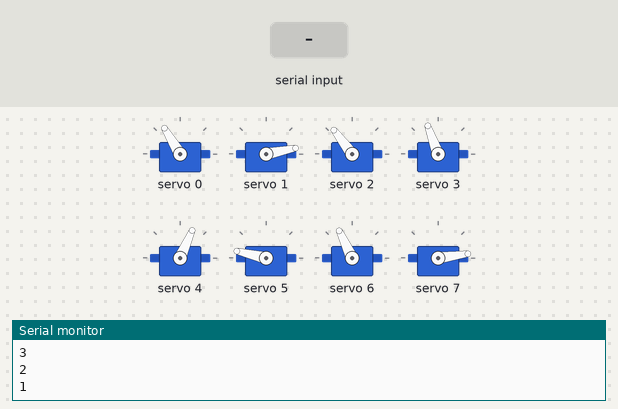
The sketch below on a simulated ESP32. On the bench: 8 × servo, the last lines printed to the serial monitor. Inputs (shaded band) come from the test bench.

Above: at 12.2 s.
12.3 s: "2" received over Serial
At 12.86 s:
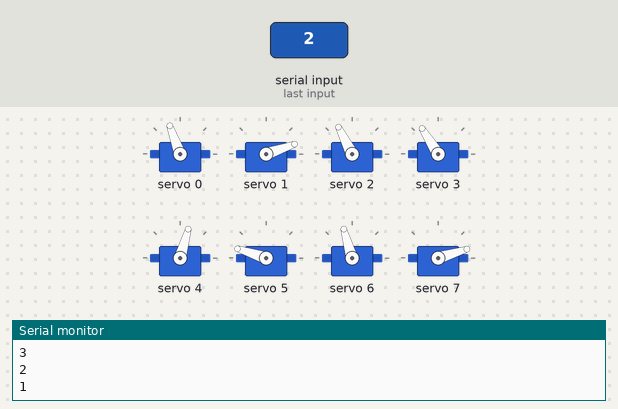
At 13.36 s:
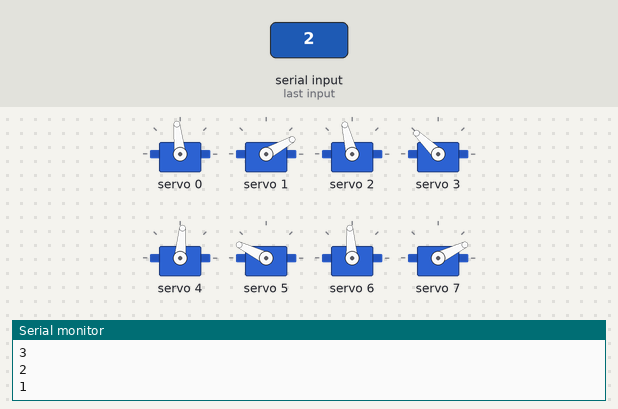
15.3 s: "1" received over Serial
18.3 s: "0" received over Serial
At 19.4 s:
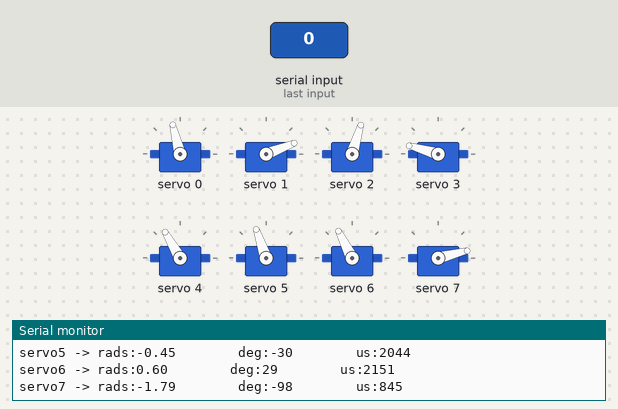
Timing chart, 0 to 21.3 s (numbered marks = the images above; inputs shaded):
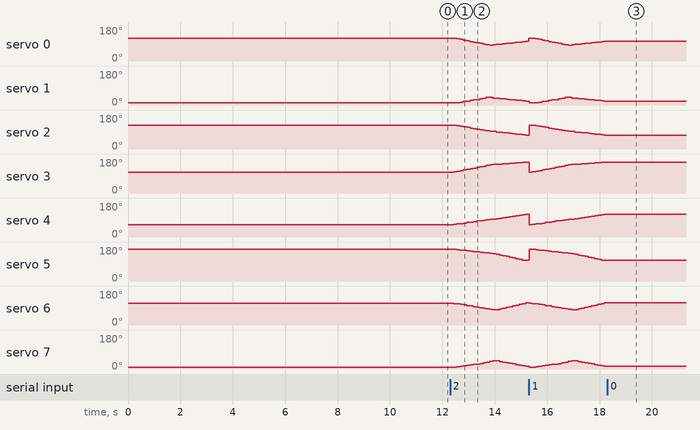

Measured:
- after the input at 12.3 s, servo 0: 121° → 120° after 0.13 s, → 117° 0.13 s later, → 114° 0.13 s later, → 110° 0.13 s later, … (23 changes in this stretch); servo 1: rises from 11° to 40° in 1.1 s, then falls to 21° in 1.5 s
- after the input at 18.3 s, servo 0: stops changing and stays 104°; servo 1: stops changing and stays 21°; servo 2: stops changing and stays 73°; servo 3: stops changing and stays 164°; servo 4: stops changing and stays 120°

The sketch:

3D_SS_70.ino
```cpp
// HOW TO:
// ------------------------------
// Serial input = 2 -> Steps through gait sequence once and stops at the end.
// Serial input = 1 -> Steps through gait sequence in a loop.
// Serial input = 0 -> Stops infinite loop at the node where it is at that moment

//Gait template
#include <Wire.h>
#include <Adafruit_PWMServoDriver.h>

Adafruit_PWMServoDriver pca9685 = Adafruit_PWMServoDriver();

#define SERVO_FREQ 300
#define SER0 0 //Hip 1
#define SER1 1 //Knee 1
#define SER2 2 //Hip 2
#define SER3 3 //Knee 2
#define SER4 4 //Hip 3
#define SER5 5 //Knee 3
#define SER6 6 //Hip 4
#define SER7 7 //Knee 4

// Insert servo angles here:
// For 3D gaits, these angles are obtained from linearisation.py
// For 2D gaits, these angles are obtained from 2D_trajectory_reader.py
float SS_servo0[] = {-0.6671533 , -0.6505556 , -0.5735466 , -0.49244599, -0.4092636 , -0.32305817, -0.23685275, -0.15251288, -0.06901079,  0.01156194,  0.0929525 ,  0.17391318,  0.23153016,  0.17844245,  0.15397405,  0.11038248,  0.06395014,  0.01473119, -0.03422593, -0.08171603, -0.12663024, -0.17035953, -0.21345383, -0.25498621, -0.30152883, -0.35545181, -0.41615481, -0.44981147, -0.46503683, -0.48026219, -0.4887119 , -0.49410865, -0.50801643, -0.529045  , -0.5469764 , -0.56289939, -0.57602556, -0.58552068, -0.59173622, -0.59579005, -0.60704136, -0.63990819, -0.67156075, -0.69590176, -0.69961318, -0.70332459, -0.70703601, -0.71074743, -0.71445884, -0.71817026, -0.72188168, -0.69726677, -0.67152696, -0.64578715, -0.62004733, -0.59430752, -0.5752087 , -0.58752133, -0.58969969, -0.58599741, -0.58424262, -0.59042664, -0.60457772, -0.62642886, -0.65225363};
float SS_servo1[] = {1.85673734, 1.84348988, 1.81961809, 1.75172798, 1.66989304, 1.59346529, 1.51703754, 1.454246  , 1.39630701, 1.32969386, 1.24885924, 1.16797416, 1.13940968, 1.21719108, 1.25429214, 1.29879088, 1.33414596, 1.37231714, 1.40961285, 1.44692036, 1.48500771, 1.5245677 , 1.56846243, 1.61195739, 1.654763  , 1.67297414, 1.66069285, 1.6474212 , 1.6402597 , 1.6330982 , 1.63826248, 1.64898048, 1.66124128, 1.66799707, 1.70169169, 1.75050916, 1.81323359, 1.88764786, 1.97260518, 2.05893639, 2.12420641, 2.110454  , 2.09061953, 2.07372895, 2.06514453, 2.05656012, 2.04797571, 2.03939129, 2.03080688, 2.02222247, 2.01363806, 2.02649054, 2.04019434, 2.05389813, 2.06760193, 2.08130573, 2.08381123, 2.04509334, 2.02579415, 2.01928818, 2.01016312, 1.99228532, 1.96335396, 1.9288806 , 1.87811347};
float SS_servo2[] = { 0.75274282,  0.71670601,  0.64943168,  0.57933603,  0.5087252 ,  0.43836973,  0.36801425,  0.29607582,  0.22355869,  0.15434665,  0.08908259,  0.02922631, -0.02341893, -0.06831831, -0.10771495, -0.14897867, -0.19409745, -0.24363968, -0.29029122, -0.3361557 , -0.38384892, -0.43122159, -0.47772761, -0.52226103, -0.57290253, -0.62750676, -1.01512134, -1.03419729, -0.63828358, -0.24236986,  0.16806449,  0.58504154,  0.72714457,  0.67934169,  0.68116338,  0.68549636,  0.6911986 ,  0.6983735 ,  0.71066602,  0.72440643,  0.70301837,  0.67325469,  0.64785366,  0.63259885,  0.64597167,  0.65934449,  0.67271731,  0.68609014,  0.69946296,  0.71283578,  0.7262086 ,  0.78066115,  0.83674507,  0.89282899,  0.94891292,  1.00499684,  1.04328189,  1.00818085,  0.96634558,  0.94214409,  0.92539144,  0.89882686,  0.86273042,  0.82041915,  0.77376125};
float SS_servo3[] = {0.34438066, 0.37351509, 0.45686014, 0.54433294, 0.63034245, 0.71293458, 0.79552672, 0.87871609, 0.96224032, 1.04615676, 1.13443558, 1.22087879, 1.30525651, 1.34855272, 1.38169301, 1.41114984, 1.43729042, 1.47030574, 1.4969989 , 1.52619464, 1.55775491, 1.59344791, 1.63138516, 1.6672474 , 1.70687691, 1.71993764, 5.22832061, 7.19473688, 6.24846251, 5.30218814, 3.41016266, 1.09200262, 0.15679108, 0.23170672, 0.28457062, 0.34057457, 0.40011957, 0.45664185, 0.4951392 , 0.52383327, 0.58903181, 0.60914259, 0.63227611, 0.64108948, 0.60949839, 0.57790729, 0.5463162 , 0.51472511, 0.48313401, 0.45154292, 0.41995183, 0.36510535, 0.30933535, 0.25356535, 0.19779534, 0.14202534, 0.09833514, 0.12781251, 0.20080941, 0.25156084, 0.27605949, 0.30197554, 0.32629891, 0.34192715, 0.34791896};
float SS_servo4[] = { 0.6577634 ,  0.62829584,  0.57862027,  0.52383307,  0.46792183,  0.4091209 ,  0.35031997,  0.28709264,  0.22232565,  0.16038263,  0.10368116,  0.05272894,  0.00826368, -0.04125842, -0.086384  , -0.13557616, -0.19236129, -0.25278895, -0.314145  , -0.37633807, -0.43643124, -0.49535025, -0.55536568, -0.61412243, -0.6772822 , -0.75451862, -0.84239404, -0.89025086, -0.90852221, -0.92679355, -0.93095911, -0.92876891, -0.94435108, -0.98738543, -1.018097  , -1.04323702, -1.06300235, -1.07977535, -1.09858195, -1.12566492, -1.13652128, -1.20873771, -1.32105935, -1.3609448 , -1.19645087, -1.03195694, -0.86746301, -0.70296909, -0.53847516, -0.37398123, -0.2094873 , -0.04569024,  0.11807915,  0.28184854,  0.44561793,  0.60938731,  0.67084224,  0.64497224,  0.633096  ,  0.62922285,  0.63875882,  0.6446588 ,  0.64649129,  0.6541538 ,  0.67029929};
float SS_servo5[] = {-1.9360616 , -1.92592404, -1.88737759, -1.842875  , -1.80103115, -1.75652689, -1.71202262, -1.66827468, -1.62492395, -1.5838102 , -1.53517827, -1.48745662, -1.43597623, -1.3734531 , -1.29848769, -1.21756957, -1.13036258, -1.04270996, -0.95555384, -0.86310893, -0.77595851, -0.69201971, -0.60736204, -0.52657561, -0.45017162, -0.37466636, -0.32074573, -0.3105095 , -0.3258781 , -0.34124671, -0.36303215, -0.38770888, -0.39197011, -0.36049187, -0.33008843, -0.29707824, -0.2623675 , -0.22362648, -0.17637474, -0.11448793, -0.11448274, -1.05809947, -2.66729735, -3.87149073, -3.93296002, -3.99442931, -4.05589861, -4.1173679 , -4.17883719, -4.24030649, -4.30177578, -3.91491497, -3.51024991, -3.10558484, -2.70091977, -2.29625471, -2.14805418, -2.10661559, -2.04323622, -2.00475612, -2.01720416, -2.00082711, -1.97552819, -1.94159336, -1.92612532};
float SS_servo6[] = { 0.48488411,  0.45314649,  0.40365424,  0.35100784,  0.29500452,  0.23619651,  0.17738851,  0.11462379,  0.05046973, -0.01192684, -0.07082635, -0.12614292, -0.17925596, -0.23450382, -0.21088342, -0.1305439 , -0.04934411,  0.031956  ,  0.11427367,  0.19695469,  0.27884481,  0.3599674 ,  0.44055039,  0.52105595,  0.60148693,  0.65550547,  0.60981945,  0.59695694,  0.61041882,  0.62388069,  0.63951042,  0.65611694,  0.65342984,  0.63360157,  0.6268713 ,  0.62532614,  0.63052543,  0.64011007,  0.65131868,  0.6609923 ,  0.65713404,  0.61642208,  0.56782749,  0.53083896,  0.52659708,  0.5223552 ,  0.51811332,  0.51387143,  0.50962955,  0.50538767,  0.50114579,  0.52972926,  0.5596163 ,  0.58950335,  0.61939039,  0.64927743,  0.66838741,  0.64776802,  0.6340228 ,  0.62524343,  0.61270213,  0.59453785,  0.57029499,  0.54073314,  0.50581046};
float SS_servo7[] = {-1.86579594, -1.83555387, -1.7718023 , -1.70842862, -1.6460779 , -1.58987113, -1.53366435, -1.4770777 , -1.42010125, -1.35897562, -1.28884192, -1.2084229 , -1.11441843, -1.02669958, -1.04517301, -1.12651015, -1.20046   , -1.26658616, -1.33466983, -1.40689996, -1.48458376, -1.56428632, -1.64402091, -1.72281511, -1.78792751, -1.80420988, -1.82955627, -1.89664647, -1.94874922, -2.00085198, -2.03215297, -2.05408115, -2.07269339, -2.08940197, -2.10323858, -2.10728376, -2.11212611, -2.11190857, -2.10760582, -2.11144202, -2.12412423, -2.1662986 , -2.20489158, -2.23522473, -2.24225265, -2.24928058, -2.2563085 , -2.26333642, -2.27036434, -2.27739227, -2.28442019, -2.26183406, -2.23807188, -2.2143097 , -2.19054753, -2.16678535, -2.14356486, -2.12123611, -2.05077265, -1.9795246 , -1.91668868, -1.87416577, -1.84908469, -1.84284294, -1.86113936};

int node=0;
int first=0;
int input=0;
int end_time=0;
int time_step=120000;
int steps = sizeof(SS_servo0)/sizeof(SS_servo0[0]);
int one_print = 0;

// -------------------Joint configurations-------------------
int servo0=0;
int servo0_deg=0;
int servo1=0;
int servo1_deg=0;
int servo2=0;
int servo2_deg=0;
int servo3=0;
int servo3_deg=0;
int servo4=0;
int servo4_deg=0;
int servo5=0;
int servo5_deg=0;
int servo6=0;
int servo6_deg=0;
int servo7=0;
int servo7_deg=0;

void setup() {
  Serial.begin(115200);
  pca9685.begin();

  pca9685.setOscillatorFrequency(27000000); //Value between 24MHz and 27MHz, tuned for this setup
  pca9685.setPWMFreq(SERVO_FREQ);
  delay (1000);

  servo0_deg=SS_servo0[0]/3.14159265*180;
  servo0=map(servo0_deg,-38,90,2200,1030);
  servo1_deg=SS_servo1[0]/3.14159265*180;
  servo1=map(servo1_deg,-90,90,2600,950);
  servo2_deg=SS_servo2[0]/3.14159265*180;
  servo2=map(servo2_deg,-38,90,1510,2730);
  servo3_deg=SS_servo3[0]/3.14159265*180;
  servo3=map(servo3_deg,-90,90,1100,2700);
  servo4_deg=SS_servo4[0]/3.14159265*180;
  servo4=map(servo4_deg,-90,38,2700,1500);
  servo5_deg=SS_servo5[0]/3.14159265*180;
  servo5=map(servo5_deg,-90,90,2600,930);
  servo6_deg=SS_servo6[0]/3.14159265*180;
  servo6=map(servo6_deg,-90,38,850,2250);
  servo7_deg=SS_servo7[0]/3.14159265*180;
  servo7=map(servo7_deg,-90,90,920,2620);

  pca9685.setPWM(SER0,0,servo0);
  pca9685.setPWM(SER1,0,servo1);
  pca9685.setPWM(SER2,0,servo2);
  pca9685.setPWM(SER3,0,servo3);
  pca9685.setPWM(SER4,0,servo4);
  pca9685.setPWM(SER5,0,servo5);
  pca9685.setPWM(SER6,0,servo6);
  pca9685.setPWM(SER7,0,servo7);

  Serial.print("Node:");
  Serial.println(node);
  Serial.print("servo0 -> rads:");
  Serial.print(SS_servo0[node]);
  Serial.print("        deg:");
  Serial.print(servo0_deg);
  Serial.print("        us:");
  Serial.println(servo0);
  Serial.print("servo1 -> rads:");
  Serial.print(SS_servo1[node]);
  Serial.print("        deg:");
  Serial.print(servo1_deg);
  Serial.print("        us:");
  Serial.println(servo1);
  Serial.print("servo2 -> rads:");
  Serial.print(SS_servo2[node]);
  Serial.print("        deg:");
  Serial.print(servo2_deg);
  Serial.print("        us:");
  Serial.println(servo2);
  Serial.print("servo3 -> rads:");
  Serial.print(SS_servo3[node]);
  Serial.print("        deg:");
  Serial.print(servo3_deg);
  Serial.print("        us:");
  Serial.println(servo3);
  Serial.print("servo4 -> rads:");
  Serial.print(SS_servo4[node]);
  Serial.print("        deg:");
  Serial.print(servo4_deg);
  Serial.print("        us:");
  Serial.println(servo4);
  Serial.print("servo5 -> rads:");
  Serial.print(SS_servo5[node]);
  Serial.print("        deg:");
  Serial.print(servo5_deg);
  Serial.print("        us:");
  Serial.println(servo5);
  Serial.print("servo6 -> rads:");
  Serial.print(SS_servo6[node]);
  Serial.print("        deg:");
  Serial.print(servo6_deg);
  Serial.print("        us:");
  Serial.println(servo6);
  Serial.print("servo7 -> rads:");
  Serial.print(SS_servo7[node]);
  Serial.print("        deg:");
  Serial.print(servo7_deg);
  Serial.print("        us:");
  Serial.println(servo7);

  Serial.println("10");
  delay(1000);
  Serial.println("9");
  delay(1000);
  Serial.println("8");
  delay(1000);
  Serial.println("7");
  delay(1000);
  Serial.println("6");
  delay(1000);
  Serial.println("5");
  delay(1000);
  Serial.println("4");
  delay(1000);
  Serial.println("3");
  delay(1000);
  Serial.println("2");
  delay(1000);
  Serial.println("1");
  delay(1000);

}

void loop()
{
  if(Serial.available()>0)
  {
    first=Serial.read();
    if(first=='2')
    {
      input=2;
      node=0;
      one_print=1;
    }
    if(first=='1')
    {
      input=1;
      node=0;
      one_print=1;
    }
    if(first=='0')
    {
      input=0;
    }
  }
  if(input==1 or input==2)
  {
      if(esp_timer_get_time()>=end_time)
      {
        servo0_deg=SS_servo0[node]/3.14159265*180;
        servo0=map(servo0_deg,-38,90,2200,1030);
        servo1_deg=SS_servo1[node]/3.14159265*180;
        servo1=map(servo1_deg,-90,90,2600,950);
        servo2_deg=SS_servo2[node]/3.14159265*180;
        servo2=map(servo2_deg,-38,90,1510,2730);
        servo3_deg=SS_servo3[node]/3.14159265*180;
        servo3=map(servo3_deg,-90,90,1100,2700);
        servo4_deg=SS_servo4[node]/3.14159265*180;
        servo4=map(servo4_deg,-90,38,2700,1500);
        servo5_deg=SS_servo5[node]/3.14159265*180;
        servo5=map(servo5_deg,-90,90,2600,930);
        servo6_deg=SS_servo6[node]/3.14159265*180;
        servo6=map(servo6_deg,-90,38,850,2250);
        servo7_deg=SS_servo7[node]/3.14159265*180;
        servo7=map(servo7_deg,-90,90,920,2620);

        pca9685.setPWM(SER0,0,servo0);
        pca9685.setPWM(SER1,0,servo1);
        pca9685.setPWM(SER2,0,servo2);
        pca9685.setPWM(SER3,0,servo3);
        pca9685.setPWM(SER4,0,servo4);
        pca9685.setPWM(SER5,0,servo5);
        pca9685.setPWM(SER6,0,servo6);
        pca9685.setPWM(SER7,0,servo7);

        node+=1;
        if(node>=steps and input==1)
        {
          Serial.print("Input:");
          Serial.println(input);
          node=0;
        }
        if(node>=steps and input==2)
        {
          Serial.print("Input:");
          Serial.println(input);
          input=0;
        }
         end_time=esp_timer_get_time()+time_step;
      }
   }

  if(input == 0)
  {
        pca9685.setPWM(SER0,0,servo0);
        pca9685.setPWM(SER1,0,servo1);
        pca9685.setPWM(SER2,0,servo2);
        pca9685.setPWM(SER3,0,servo3);
        pca9685.setPWM(SER4,0,servo4);
        pca9685.setPWM(SER5,0,servo5);
        pca9685.setPWM(SER6,0,servo6);
        pca9685.setPWM(SER7,0,servo7);

        if(one_print==1)
        {
          Serial.print("Input:");
          Serial.println(input);
          Serial.print("Node:");
          Serial.println(node);
          Serial.print("servo0 -> rads:");
          Serial.print(SS_servo0[node]);
          Serial.print("        deg:");
          Serial.print(servo0_deg);
          Serial.print("        us:");
          Serial.println(servo0);
          Serial.print("servo1 -> rads:");
          Serial.print(SS_servo1[node]);
          Serial.print("        deg:");
          Serial.print(servo1_deg);
          Serial.print("        us:");
          Serial.println(servo1);
          Serial.print("servo2 -> rads:");
          Serial.print(SS_servo2[node]);
          Serial.print("        deg:");
          Serial.print(servo2_deg);
          Serial.print("        us:");
          Serial.println(servo2);
          Serial.print("servo3 -> rads:");
          Serial.print(SS_servo3[node]);
          Serial.print("        deg:");
          Serial.print(servo3_deg);
          Serial.print("        us:");
          Serial.println(servo3);
          Serial.print("servo4 -> rads:");
          Serial.print(SS_servo4[node]);
          Serial.print("        deg:");
          Serial.print(servo4_deg);
          Serial.print("        us:");
          Serial.println(servo4);
          Serial.print("servo5 -> rads:");
          Serial.print(SS_servo5[node]);
          Serial.print("        deg:");
          Serial.print(servo5_deg);
          Serial.print("        us:");
          Serial.println(servo5);
          Serial.print("servo6 -> rads:");
          Serial.print(SS_servo6[node]);
          Serial.print("        deg:");
          Serial.print(servo6_deg);
          Serial.print("        us:");
          Serial.println(servo6);
          Serial.print("servo7 -> rads:");
          Serial.print(SS_servo7[node]);
          Serial.print("        deg:");
          Serial.print(servo7_deg);
          Serial.print("        us:");
          Serial.println(servo7);
          one_print=0;
        }

  }
}
```
